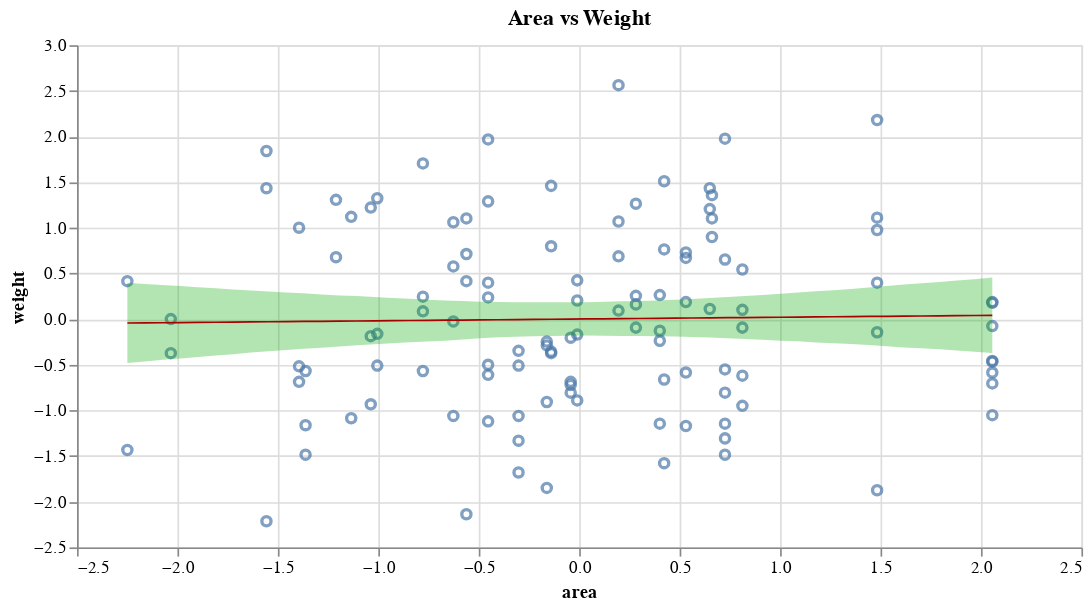

Notebook code cell kept with this figure:
### Code cell
compatibility_band = (
    alt.Chart(df)
    .encode(alt.X("area"))
    .mark_area(opacity=0.3, color="#00AA00")
    .encode(alt.Y("mu_high"), alt.Y2("mu_low"))
)

map_line = (
    alt.Chart(df).mark_line(color="#AA0000", strokeWidth=1).encode(x="area", y="w_map")
)

data_chart = (
    alt.Chart(pd.DataFrame(data), title="Area vs Weight", width=600)
    .mark_point()
    .encode(
        alt.X("area", scale=alt.Scale(zero=False)),
        alt.Y("weight", scale=alt.Scale(zero=False), axis=alt.Axis(title="weight")),
    )
)

data_chart + compatibility_band + map_line

### Figure 1 — Vega-Lite specification as saved in the notebook (floating-point values rounded to 4 significant figures)
{"$schema": "https://vega.github.io/schema/vega-lite/v5.20.1.json", "config": {"view": {"continuousHeight": 300, "continuousWidth": 300}}, "datasets": {"data-90083d2855f2ce365e7b203fd28fae38": [{"area": -2.249, "mu_high": 0.3988, "mu_low": -0.4806, "w_map": -0.04272}, {"area": -2.161, "mu_high": 0.3858, "mu_low": -0.4652, "w_map": -0.041}, {"area": -2.074, "mu_high": 0.3745, "mu_low": -0.4461, "w_map": -0.03929}, {"area": -1.986, "mu_high": 0.3622, "mu_low": -0.4303, "w_map": -0.03757}, {"area": -1.898, "mu_high": 0.3502, "mu_low": -0.4149, "w_map": -0.03586}, {"area": -1.81, "mu_high": 0.3374, "mu_low": -0.3991, "w_map": -0.03414}, {"area": -1.722, "mu_high": 0.325, "mu_low": -0.3842, "w_map": -0.03243}, {"area": -1.634, "mu_high": 0.314, "mu_low": -0.3658, "w_map": -0.03071}, {"area": -1.546, "mu_high": 0.3016, "mu_low": -0.351, "w_map": -0.02899}, {"area": -1.458, "mu_high": 0.2912, "mu_low": -0.3375, "w_map": -0.02728}, {"area": -1.371, "mu_high": 0.2829, "mu_low": -0.3251, "w_map": -0.02556}, {"area": -1.283, "mu_high": 0.2705, "mu_low": -0.3127, "w_map": -0.02385}, {"area": -1.195, "mu_high": 0.2595, "mu_low": -0.2999, "w_map": -0.02213}, {"area": -1.107, "mu_high": 0.2521, "mu_low": -0.2864, "w_map": -0.02042}, {"area": -1.019, "mu_high": 0.2415, "mu_low": -0.2746, "w_map": -0.0187}, {"area": -0.9312, "mu_high": 0.2316, "mu_low": -0.2639, "w_map": -0.01699}, {"area": -0.8434, "mu_high": 0.2242, "mu_low": -0.2533, "w_map": -0.01527}, {"area": -0.7555, "mu_high": 0.2129, "mu_low": -0.2441, "w_map": -0.01355}, {"area": -0.6676, "mu_high": 0.205, "mu_low": -0.2362, "w_map": -0.01184}, {"area": -0.5797, "mu_high": 0.1976, "mu_low": -0.2236, "w_map": -0.01012}, {"area": -0.4919, "mu_high": 0.1915, "mu_low": -0.2093, "w_map": -0.008408}, {"area": -0.404, "mu_high": 0.1877, "mu_low": -0.1998, "w_map": -0.006692}, {"area": -0.3161, "mu_high": 0.1858, "mu_low": -0.1934, "w_map": -0.004977}, {"area": -0.2282, "mu_high": 0.1839, "mu_low": -0.1882, "w_map": -0.003261}, {"area": -0.1404, "mu_high": 0.1841, "mu_low": -0.1841, "w_map": -0.001545}, {"area": -0.0525, "mu_high": 0.1853, "mu_low": -0.1815, "w_map": 0.0001701}, {"area": 0.03538, "mu_high": 0.185, "mu_low": -0.1792, "w_map": 0.001886}, {"area": 0.1232, "mu_high": 0.1896, "mu_low": -0.1824, "w_map": 0.003601}, {"area": 0.2111, "mu_high": 0.1948, "mu_low": -0.1843, "w_map": 0.005317}, {"area": 0.299, "mu_high": 0.1993, "mu_low": -0.1854, "w_map": 0.007032}, {"area": 0.3869, "mu_high": 0.204, "mu_low": -0.1864, "w_map": 0.008748}, {"area": 0.4747, "mu_high": 0.2112, "mu_low": -0.1916, "w_map": 0.01046}, {"area": 0.5626, "mu_high": 0.2197, "mu_low": -0.1969, "w_map": 0.01218}, {"area": 0.6505, "mu_high": 0.2301, "mu_low": -0.2014, "w_map": 0.01389}, {"area": 0.7384, "mu_high": 0.2418, "mu_low": -0.2083, "w_map": 0.01561}, {"area": 0.8262, "mu_high": 0.2525, "mu_low": -0.2175, "w_map": 0.01733}, {"area": 0.9141, "mu_high": 0.263, "mu_low": -0.2257, "w_map": 0.01904}, {"area": 1.002, "mu_high": 0.2786, "mu_low": -0.2371, "w_map": 0.02076}, {"area": 1.09, "mu_high": 0.2924, "mu_low": -0.243, "w_map": 0.02247}, {"area": 1.178, "mu_high": 0.3053, "mu_low": -0.2547, "w_map": 0.02419}, {"area": 1.266, "mu_high": 0.3162, "mu_low": -0.2639, "w_map": 0.0259}, {"area": 1.353, "mu_high": 0.3304, "mu_low": -0.2713, "w_map": 0.02762}, {"area": 1.441, "mu_high": 0.3458, "mu_low": -0.2845, "w_map": 0.02933}, {"area": 1.529, "mu_high": 0.3619, "mu_low": -0.2969, "w_map": 0.03105}, {"area": 1.617, "mu_high": 0.378, "mu_low": -0.31, "w_map": 0.03277}, {"area": 1.705, "mu_high": 0.3919, "mu_low": -0.3195, "w_map": 0.03448}, {"area": 1.793, "mu_high": 0.4079, "mu_low": -0.3309, "w_map": 0.0362}, {"area": 1.881, "mu_high": 0.4238, "mu_low": -0.3435, "w_map": 0.03791}, {"area": 1.969, "mu_high": 0.4372, "mu_low": -0.3579, "w_map": 0.03963}, {"area": 2.056, "mu_high": 0.4551, "mu_low": -0.3712, "w_map": 0.04134}], "data-954c4d33c866b4710808cac80f28c929": [{"area": -2.249, "n": 116, "weight": 0.4159}, {"area": -2.249, "n": 116, "weight": -1.433}, {"area": -1.211, "n": 116, "weight": 0.6789}, {"area": -1.211, "n": 116, "weight": 1.307}, {"area": -1.135, "n": 116, "weight": 1.12}, {"area": -1.135, "n": 116, "weight": -1.085}, {"area": -2.033, "n": 116, "weight": 0.0002925}, {"area": -2.033, "n": 116, "weight": -0.3729}, {"area": 0.6609, "n": 116, "weight": 1.357}, {"area": 0.6609, "n": 116, "weight": 0.8994}, {"area": 0.6609, "n": 116, "weight": 1.103}, {"area": -1.005, "n": 116, "weight": -0.5087}, {"area": -1.005, "n": 116, "weight": -0.1609}, {"area": -1.005, "n": 116, "weight": 1.324}, {"area": -0.4534, "n": 116, "weight": 1.968}, {"area": -0.4534, "n": 116, "weight": 1.29}, {"area": -0.4534, "n": 116, "weight": -1.119}, {"area": -1.395, "n": 116, "weight": -0.6868}, {"area": -1.395, "n": 116, "weight": -0.5171}, {"area": -1.395, "n": 116, "weight": 1.001}, {"area": 0.65, "n": 116, "weight": 1.205}, {"area": 0.65, "n": 116, "weight": 0.1106}, {"area": 0.65, "n": 116, "weight": 1.434}, {"area": -1.557, "n": 116, "weight": 1.841}, {"area": -1.557, "n": 116, "weight": 1.434}, {"area": -1.557, "n": 116, "weight": -2.214}, {"area": -1.038, "n": 116, "weight": -0.1863}, {"area": -1.038, "n": 116, "weight": -0.9328}, {"area": -1.038, "n": 116, "weight": 1.222}, {"area": 0.7258, "n": 116, "weight": 0.6534}, {"area": 0.7258, "n": 116, "weight": -0.5511}, {"area": 0.7258, "n": 116, "weight": -1.145}, {"area": 0.7258, "n": 116, "weight": -1.484}, {"area": 0.7258, "n": 116, "weight": -1.306}, {"area": 0.7258, "n": 116, "weight": -0.8055}, {"area": 0.7258, "n": 116, "weight": 1.977}, {"area": -0.1613, "n": 116, "weight": -0.2457}, {"area": -0.1613, "n": 116, "weight": -0.9073}, {"area": -0.1613, "n": 116, "weight": -0.2881}, {"area": -0.1613, "n": 116, "weight": -1.849}, {"area": 0.2822, "n": 116, "weight": 0.1615}, {"area": 0.2822, "n": 116, "weight": -0.09301}, {"area": 0.2822, "n": 116, "weight": 0.2548}, {"area": 0.2822, "n": 116, "weight": 1.264}, {"area": -0.5616, "n": 116, "weight": 1.103}, {"area": -0.5616, "n": 116, "weight": 0.4159}, {"area": -0.5616, "n": 116, "weight": 0.7128}, {"area": -0.5616, "n": 116, "weight": -2.137}, {"area": 0.4012, "n": 116, "weight": -0.2372}, {"area": 0.4012, "n": 116, "weight": -0.1269}, {"area": 0.4012, "n": 116, "weight": 0.2632}, {"area": 0.4012, "n": 116, "weight": -1.145}, {"area": -0.778, "n": 116, "weight": 0.08512}, {"area": -0.778, "n": 116, "weight": -0.568}, {"area": -0.778, "n": 116, "weight": 0.2463}, {"area": -0.778, "n": 116, "weight": 1.705}, {"area": 2.056, "n": 116, "weight": -1.052}, {"area": 2.056, "n": 116, "weight": -0.4578}, {"area": 2.056, "n": 116, "weight": -0.585}, {"area": 2.056, "n": 116, "weight": -0.4662}, {"area": 2.056, "n": 116, "weight": -0.07605}, {"area": 2.056, "n": 116, "weight": 0.1784}, {"area": 2.056, "n": 116, "weight": -0.7037}, {"area": 2.056, "n": 116, "weight": 0.1869}, {"area": -0.6265, "n": 116, "weight": 0.5771}, {"area": -0.6265, "n": 116, "weight": 1.061}, {"area": -0.6265, "n": 116, "weight": -0.02515}, {"area": -0.6265, "n": 116, "weight": -1.06}, {"area": -0.04234, "n": 116, "weight": -0.7207}, {"area": -0.04234, "n": 116, "weight": -0.6868}, {"area": -0.04234, "n": 116, "weight": -0.2033}, {"area": -0.04234, "n": 116, "weight": -0.8055}, {"area": 0.4229, "n": 116, "weight": -0.6613}, {"area": 0.4229, "n": 116, "weight": -1.577}, {"area": 0.4229, "n": 116, "weight": 0.7637}, {"area": 0.4229, "n": 116, "weight": 1.51}, {"area": 0.1957, "n": 116, "weight": 1.069}, {"area": 0.1957, "n": 116, "weight": 0.0936}, {"area": 0.1957, "n": 116, "weight": 0.6874}, {"area": 0.1957, "n": 116, "weight": 2.562}, {"area": -0.009886, "n": 116, "weight": 0.2039}, {"area": -0.009886, "n": 116, "weight": -0.8904}, {"area": -0.009886, "n": 116, "weight": -0.1694}, {"area": -0.009886, "n": 116, "weight": 0.4244}, {"area": -0.1397, "n": 116, "weight": -0.3729}, {"area": -0.1397, "n": 116, "weight": -0.356}, {"area": -0.1397, "n": 116, "weight": 0.7976}, {"area": -0.1397, "n": 116, "weight": 1.459}, {"area": 0.531, "n": 116, "weight": 0.1869}, {"area": 0.531, "n": 116, "weight": 0.6704}, {"area": 0.531, "n": 116, "weight": 0.7298}, {"area": 0.531, "n": 116, "weight": -0.585}, {"area": 0.531, "n": 116, "weight": -1.17}, {"area": 0.8123, "n": 116, "weight": 0.5432}, {"area": 0.8123, "n": 116, "weight": -0.09301}, {"area": 0.8123, "n": 116, "weight": 0.1021}, {"area": 0.8123, "n": 116, "weight": -0.6189}, {"area": 0.8123, "n": 116, "weight": -0.9497}, {"area": -0.302, "n": 116, "weight": -0.3475}, {"area": -0.302, "n": 116, "weight": -1.06}, {"area": -0.302, "n": 116, "weight": -0.5087}, {"area": -0.302, "n": 116, "weight": -1.331}, {"area": -0.302, "n": 116, "weight": -1.679}, {"area": 1.483, "n": 116, "weight": 0.399}, {"area": 1.483, "n": 116, "weight": -0.1439}, {"area": 1.483, "n": 116, "weight": 2.18}, {"area": 1.483, "n": 116, "weight": 1.111}, {"area": 1.483, "n": 116, "weight": 0.9758}, {"area": 1.483, "n": 116, "weight": -1.874}, {"area": -0.4534, "n": 116, "weight": 0.399}, {"area": -0.4534, "n": 116, "weight": -0.6104}, {"area": -0.4534, "n": 116, "weight": 0.2378}, {"area": -0.4534, "n": 116, "weight": -0.5002}, {"area": -1.362, "n": 116, "weight": -1.162}, {"area": -1.362, "n": 116, "weight": -1.484}, {"area": -1.362, "n": 116, "weight": -0.568}]}, "layer": [{"data": {"name": "data-954c4d33c866b4710808cac80f28c929"}, "encoding": {"x": {"field": "area", "scale": {"zero": false}, "type": "quantitative"}, "y": {"axis": {"title": "weight"}, "field": "weight", "scale": {"zero": false}, "type": "quantitative"}}, "mark": {"type": "point"}, "title": "Area vs Weight"}, {"data": {"name": "data-90083d2855f2ce365e7b203fd28fae38"}, "encoding": {"x": {"field": "area", "type": "quantitative"}, "y": {"field": "mu_high", "type": "quantitative"}, "y2": {"field": "mu_low"}}, "mark": {"color": "#00AA00", "opacity": 0.3, "type": "area"}}, {"data": {"name": "data-90083d2855f2ce365e7b203fd28fae38"}, "encoding": {"x": {"field": "area", "type": "quantitative"}, "y": {"field": "w_map", "type": "quantitative"}}, "mark": {"color": "#AA0000", "strokeWidth": 1, "type": "line"}}], "width": 600}
